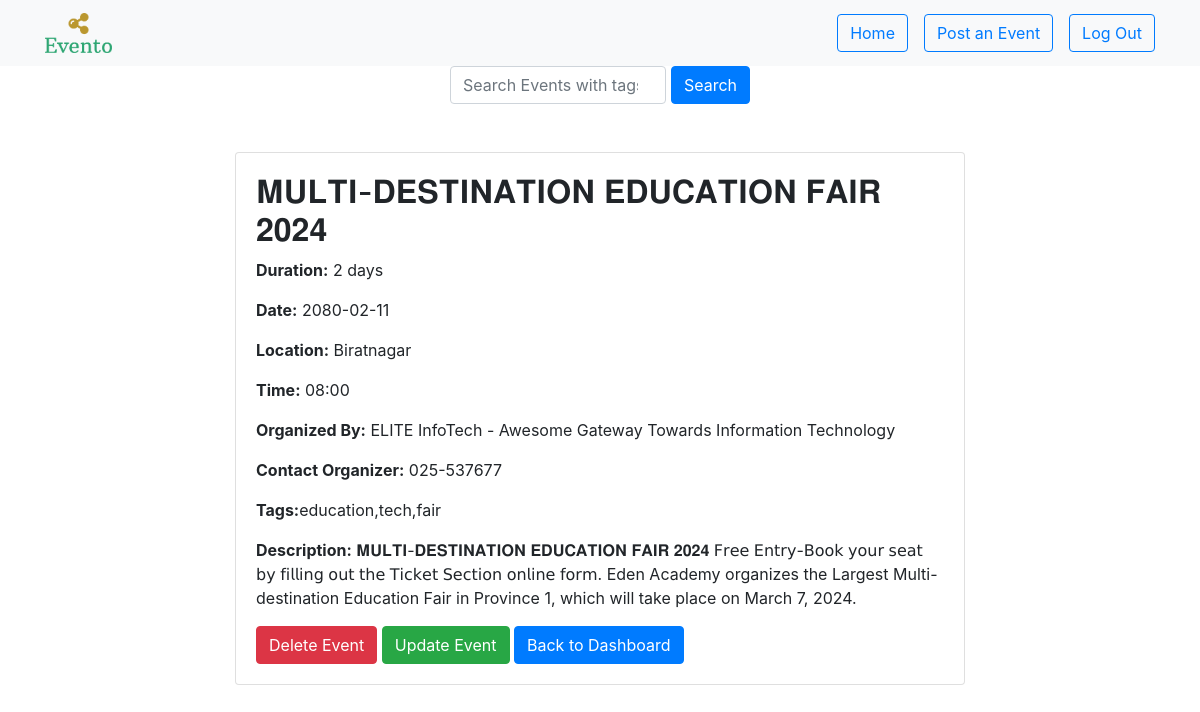
Before: /event_details/2 with the older database file.
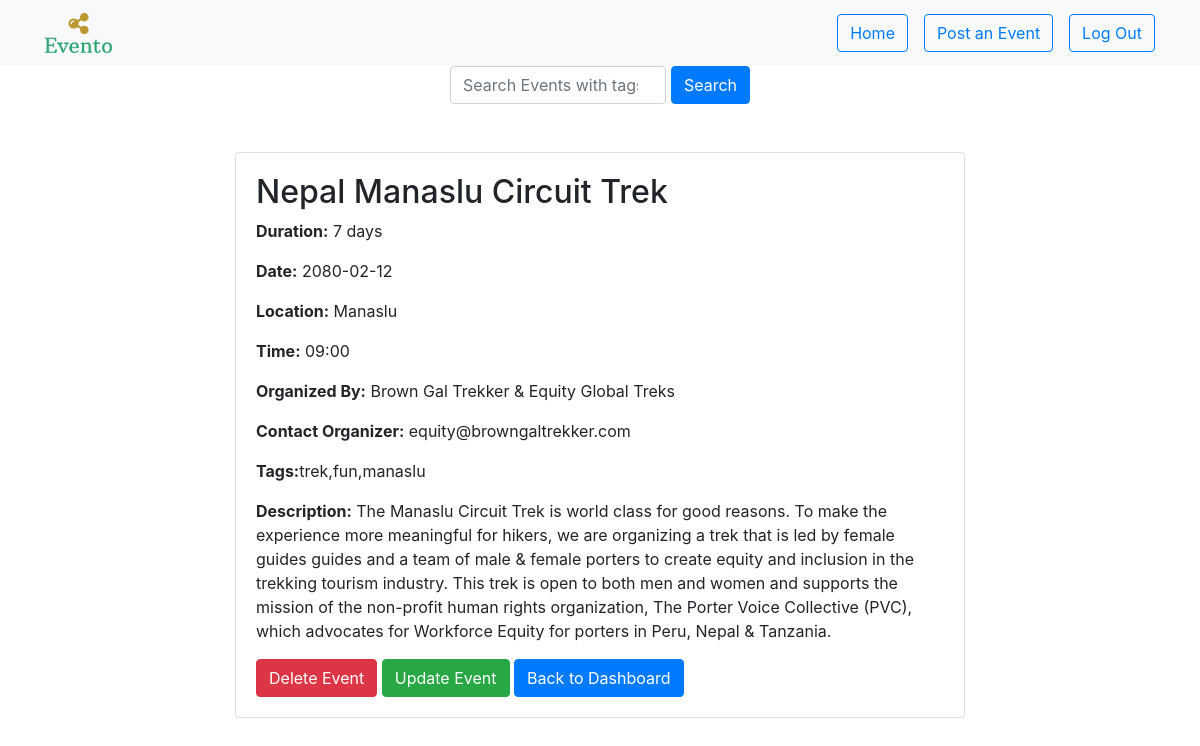
After: the same page with the newer database file.
### app.py (models this page shows)
class Event(db.Model):
    id = db.Column(db.Integer, primary_key=True)
    eventname = db.Column(db.String(255), nullable=False)
    duration = db.Column(db.String(100), nullable=False)
    date = db.Column(db.String(100), nullable=False)
    location = db.Column(db.String(100), nullable=False)
    description = db.Column(db.String(1024), nullable=False)
    time = db.Column(db.String(100), nullable=False)
    organizer = db.Column(db.String(100), nullable=False)
    contactorganizer = db.Column(db.String(100), nullable=False)
    tags = db.Column(db.String(100), nullable=False)

### app.py (the view)
@app.route('/event_details/<int:event_id>')
def event_details(event_id):
    event = Event.query.get_or_404(event_id)
    return render_template('event_details.html', event=event)

### templates/event_details.html (shortened to what this page needs)
<!DOCTYPE html>
<html lang="en">
<head>
    <link rel="stylesheet" href="https://cdn.jsdelivr.net/npm/bootstrap@4.3.1/dist/css/bootstrap.min.css">
</head>
<body>
    <nav class="navbar navbar-expand-lg navbar-light bg-light">
        <div class="container">
            <a class="navbar-brand" href="{{url_for('dashboard')}}">
                <img src="/static/logo/png/logo-no-background.png" height="40px" width="auto">
            </a>
            <div class="collapse navbar-collapse justify-content-end" id="navbarNav">
                <ul class="navbar-nav">
                    <li class="nav-item mr-3">
                        <button class="btn btn-outline-primary"><a href="{{url_for('dashboard')}}">Home</a></button>
                    </li>
                    <li class="nav-item mr-3">
                        <button class="btn btn-outline-primary"><a href="{{url_for('post_event')}}">Post an Event</a></button>
                    <li class="nav-item">
                        <button class="btn btn-outline-primary"><a href="{{url_for('logout')}}">Log Out</a></button>
                    </li>
                </ul>
            </div>
        </div>
    </nav>
    <div style="display: flex; justify-content: center;">
        <div style="display: flex; justify-content: center;">
            <form action="{{ url_for('search') }}" method="POST">
                <div class="form-outline" data-mdb-input-init style="width: 300px; display: flex;">
                    <input id="search-focus" type="search" class="form-control" name="search_query" placeholder="Search Events with tags" style="flex: 1;">
                    <button type="submit" class="btn btn-primary" style="margin-left: 5px;">Search</button>
                </div>
            </form>
        </div>
    </div>
    <div class="container mt-5">
        <div class="row justify-content-center">
            <div class="col-md-8">
                <div class="card">
                    <div class="card-body">
                        <h2>{{ event.eventname }}</h2>
                        <p><strong>Duration:</strong> {{ event.duration }}</p>
                        <p><strong>Date:</strong> {{ event.date }}</p>
                        <p><strong>Location:</strong> {{ event.location }}</p>
                        <p><strong>Time:</strong> {{ event.time }}</p>
                        <p><strong>Organized By:</strong> {{ event.organizer }}</p>
                        <p><strong>Contact Organizer:</strong> {{ event.contactorganizer }}</p>
                        <p><strong>Tags:</strong>{{event.tags}}</p>
                        <p><strong>Description:</strong> {{ event.description }}</p>
                        <form method="POST" action="{{ url_for('delete_event', event_id=event.id) }}" style="display: inline;">
                            <button type="submit" class="btn btn-danger">Delete Event</button>
                        </form>
                        <a href="{{ url_for('update_event_page', event_id=event.id) }}" class="btn btn-success">Update Event</a>
                        <a href="{{ url_for('dashboard') }}" class="btn btn-primary">Back to Dashboard</a>
                    </div>
                </div>
            </div>
        </div>
    </div>
</body>
</html>

Changed rows visible on the page:
changed Event: eventname "𝐌𝐔𝐋𝐓𝐈-𝐃𝐄𝐒𝐓𝐈𝐍𝐀𝐓𝐈𝐎𝐍 𝐄𝐃𝐔𝐂𝐀𝐓𝐈𝐎𝐍 𝐅𝐀𝐈𝐑 𝟐𝟎𝟐𝟒" → "Nepal Manaslu Circuit Trek"; duration "2 days" → "7 days"; date "2080-02-11" → "2080-02-12"; location "Biratnagar" → "Manaslu"; time "08:00" → "09:00"; organizer "ELITE InfoTech - Awesome Gateway Towards Information Technology" → "Brown Gal Trekker & Equity Global Treks"; contactorganizer "025-537677" → "equity@browngaltrekker.com"; tags "education,tech,fair" → "trek,fun,manaslu"; description "𝐌𝐔𝐋𝐓𝐈-𝐃𝐄𝐒𝐓𝐈𝐍𝐀𝐓𝐈𝐎𝐍 𝐄𝐃𝐔𝐂𝐀𝐓𝐈𝐎𝐍 𝐅𝐀𝐈𝐑 𝟐𝟎𝟐𝟒 𝖥𝗋𝖾𝖾 𝖤𝗇𝗍𝗋𝗒-𝖡𝗈𝗈𝗄 𝗒𝗈𝗎𝗋 𝗌𝖾𝖺𝗍 𝖻𝗒 𝖿𝗂𝗅𝗅𝗂𝗇𝗀 𝗈𝗎𝗍 𝗍𝗁𝖾 𝖳𝗂𝖼𝗄𝖾𝗍 𝖲𝖾𝖼𝗍𝗂𝗈𝗇 𝗈𝗇𝗅𝗂𝗇𝖾 𝖿𝗈𝗋𝗆. Eden Academy organizes the Largest Multi-destination Education Fair in Province 1, which will take place on March 7, 2024." → "The Manaslu Circuit Trek is world class for good reasons. To make the experience more meaningful for hikers, we are organizing a trek that is led by female guides guides and a team of male & female porters to create equity and inclusion in the trekking tourism industry. This trek is open to both men and women and supports the mission of the non-profit human rights organization, The Porter Voice Collective (PVC), which advocates for Workforce Equity for porters in Peru, Nepal & Tanzania."
